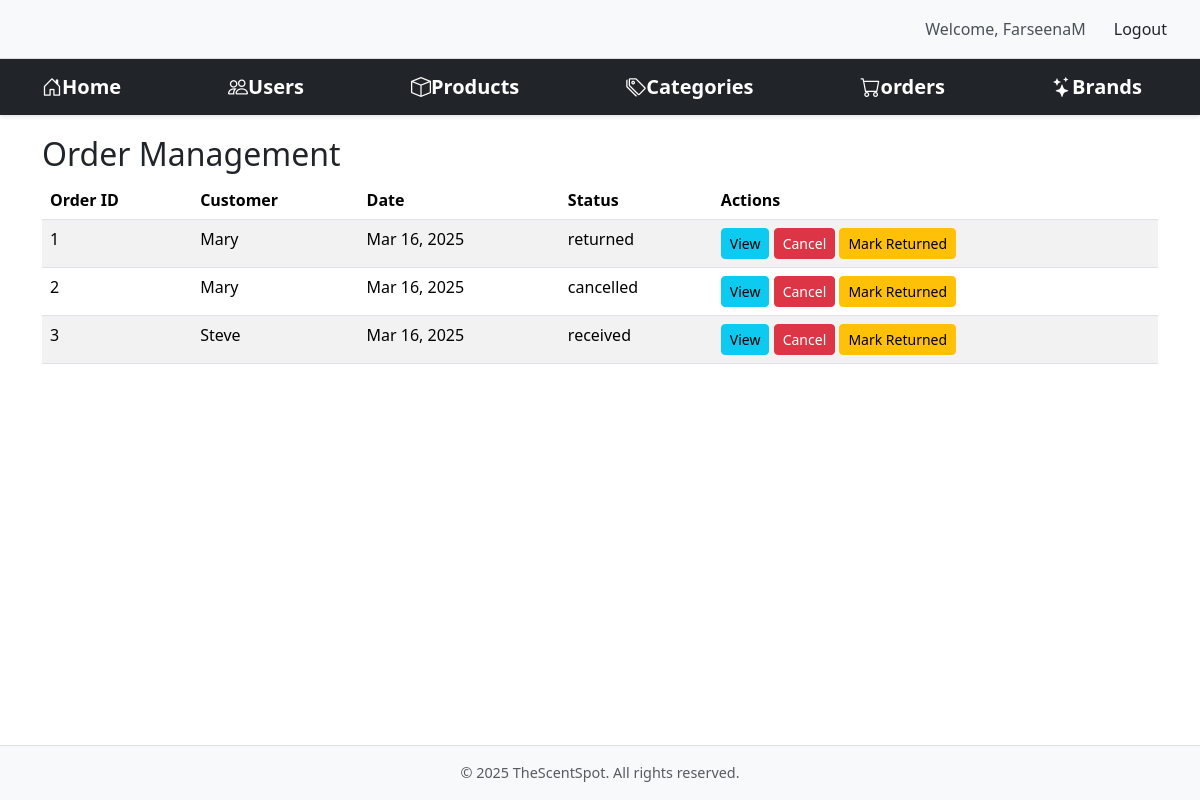
The page /adminhome/orders/ (signed in) on the database as committed earlier.
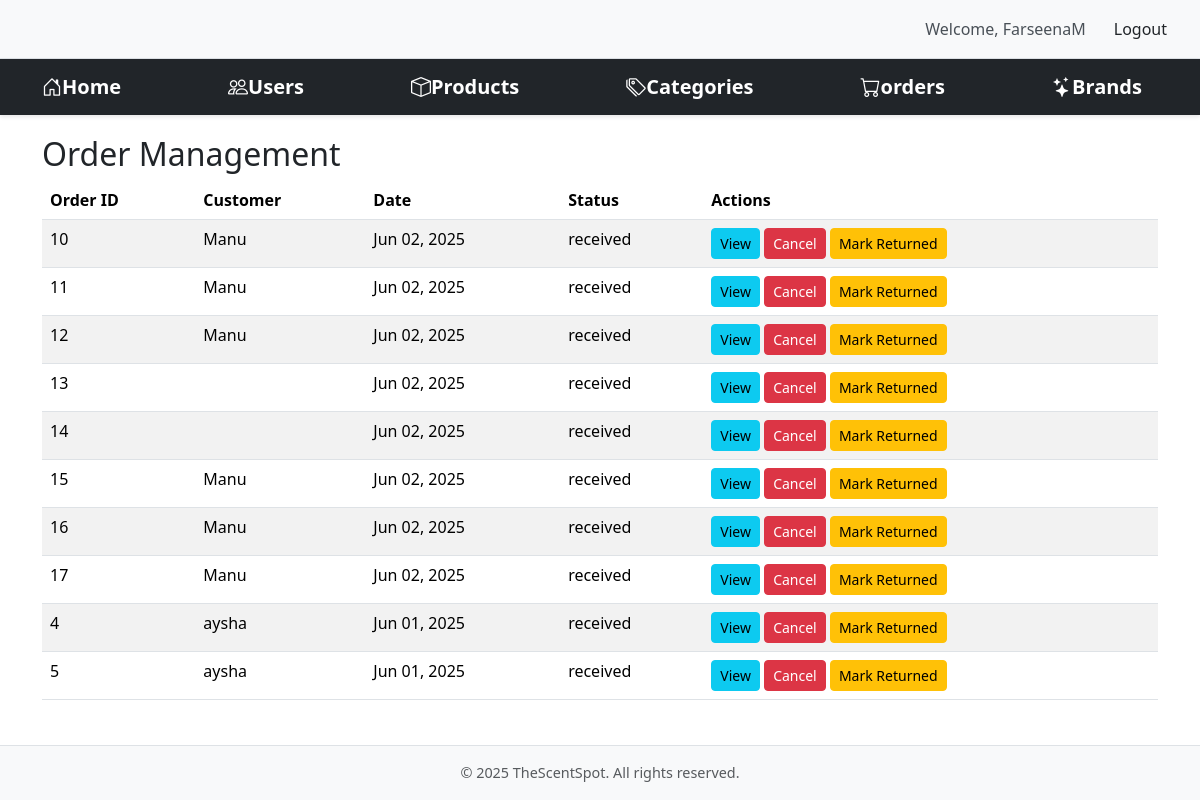
The same page on the database as committed later.
### core/models/order.py (models this page shows, shortened)
class Order(models.Model):
    STATUS_CHOICES = [
        ('received', 'Received'),
        ('processing', 'Processing'),
        ('delivered', 'Delivered'),
        ('cancelled', 'Cancelled'),
    ]
    product = models.ForeignKey(Product, null = True, on_delete=models.CASCADE)
    customer = models.ForeignKey(Customer, null = True, on_delete=models.CASCADE)
    quantity = models.IntegerField(default=1)
    price = models.IntegerField(default=500)
    adress = models.CharField(max_length=50, default="", blank=True)
    phone = models.CharField(max_length=10, default="", blank=True)
    date = models.DateField(default=timezone.now)
    status = models.TextField(max_length=50, choices=STATUS_CHOICES, default="received")
    rating = models.IntegerField(default=0, validators=[MinValueValidator(0),MaxValueValidator(5)])
    payment_id = models.CharField(max_length=100,null=True,blank=True)
    order_id = models.CharField(max_length=100,null=True,blank=True)
    created_at = models.DateTimeField(default=timezone.now)

### core/models/customer.py (models this page shows, shortened)
class Customer(models.Model):
    first_name = models.CharField(max_length=50, null=True)
    last_name = models.CharField(max_length=50, null=True)
    email = models.EmailField(null=True)
    phone = models.CharField(max_length=10, null=True)
    gender = models.CharField(max_length=10, default="", null=True)
    password = models.CharField(max_length=150, null=True)
    created_at = models.DateTimeField(auto_now_add=True, null = True)
    def __str__(self):
       return self.first_name

### adminoperations/views.py (the view)
# urls.py: path('adminhome/orders/', views.AdminOrderListView.as_view(), name='admin_order_list'),
class AdminOrderListView(StaffRequiredMixin, ListView):
    model = Order
    template_name = 'adminoperations/admin_orderlist.html'
    context_object_name = 'orders'
    paginate_by = 10  # Optional: add pagination
    def get_queryset(self):
        orders = Order.objects.select_related('customer', 'product').all().order_by('-date')
        for order in orders:
            print(f"Order ID: {order.id}")
            print(f"Customer: {order.customer}")
            print(f"Customer Name: {order.customer.first_name if order.customer else 'No customer'}")
            print(f"Date: {order.date}")
            print("-------------------")
        return orders
    def get_context_data(self, **kwargs):
        context = super().get_context_data(**kwargs)
        print(f"Number of orders in context: {len(context['orders'])}")
        return context

### adminoperations/views.py (called while the page is built)
    def dispatch(self, request, *args, **kwargs):
        if not request.user.is_staff:
            messages.error(request, "You don't have permission to access this page.")
            return redirect('main')  # Redirect to main page if not staff
        return super().dispatch(request, *args, **kwargs)

### adminoperations/templates/adminoperations/admin_orderlist.html
{% extends 'adminoperations/admin_base.html' %}
{% block content %}
<div class="container">
    <h2>Order Management</h2>
    <div class="table-responsive">
        <table class="table table-striped">
            <thead>
                <tr>
                    <th>Order ID</th>
                    <th>Customer</th>
                    <th>Date</th>
                    <th>Status</th>
                    <th>Actions</th>
                </tr>
            </thead>
            <tbody>
                {% for order in orders %}
                <tr>
                    <td>{{ order.id }}</td>
                    <td>{{ order.customer.first_name }}</td>
                    <td>{{ order.created_at|date:"M d, Y" }}</td>
                    <td>{{ order.status }}</td>
                    <td>
                        <a href="{% url 'admin_order_details' order.id %}" class="btn btn-info btn-sm">View</a>
                        <a href="{% url 'admin_order_cancel' order.id %}" class="btn btn-danger btn-sm">Cancel</a>
                        <a href="{% url 'change_to_returned' order.id %}" class="btn btn-warning btn-sm">Mark Returned</a>
                    </td>
                </tr>
                {% endfor %}
            </tbody>
        </table>
    </div>
</div>
{% endblock %}

Rows that differ between the two databases and show on the page:
no longer on this page (row unchanged): Order: id "1", customer.first_name "Mary", created_at "Mar 16, 2025", status "returned"
no longer on this page (row unchanged): Order: id "2", customer.first_name "Mary", created_at "Mar 16, 2025", status "cancelled"
no longer on this page (row unchanged): Order: id "3", customer.first_name "Steve", created_at "Mar 16, 2025", status "received"
added Order: id "10", customer.first_name "Manu", created_at "Jun 02, 2025", status "received"
added Order: id "11", customer.first_name "Manu", created_at "Jun 02, 2025", status "received"
added Order: id "12", customer.first_name "Manu", created_at "Jun 02, 2025", status "received"
added Order: id "13", created_at "Jun 02, 2025", status "received"
added Order: id "14", created_at "Jun 02, 2025", status "received"
added Order: id "15", customer.first_name "Manu", created_at "Jun 02, 2025", status "received"
added Order: id "16", customer.first_name "Manu", created_at "Jun 02, 2025", status "received"
added Order: id "17", customer.first_name "Manu", created_at "Jun 02, 2025", status "received"
added Order: id "4", customer.first_name "aysha", created_at "Jun 01, 2025", status "received"
added Order: id "5", customer.first_name "aysha", created_at "Jun 01, 2025", status "received"
